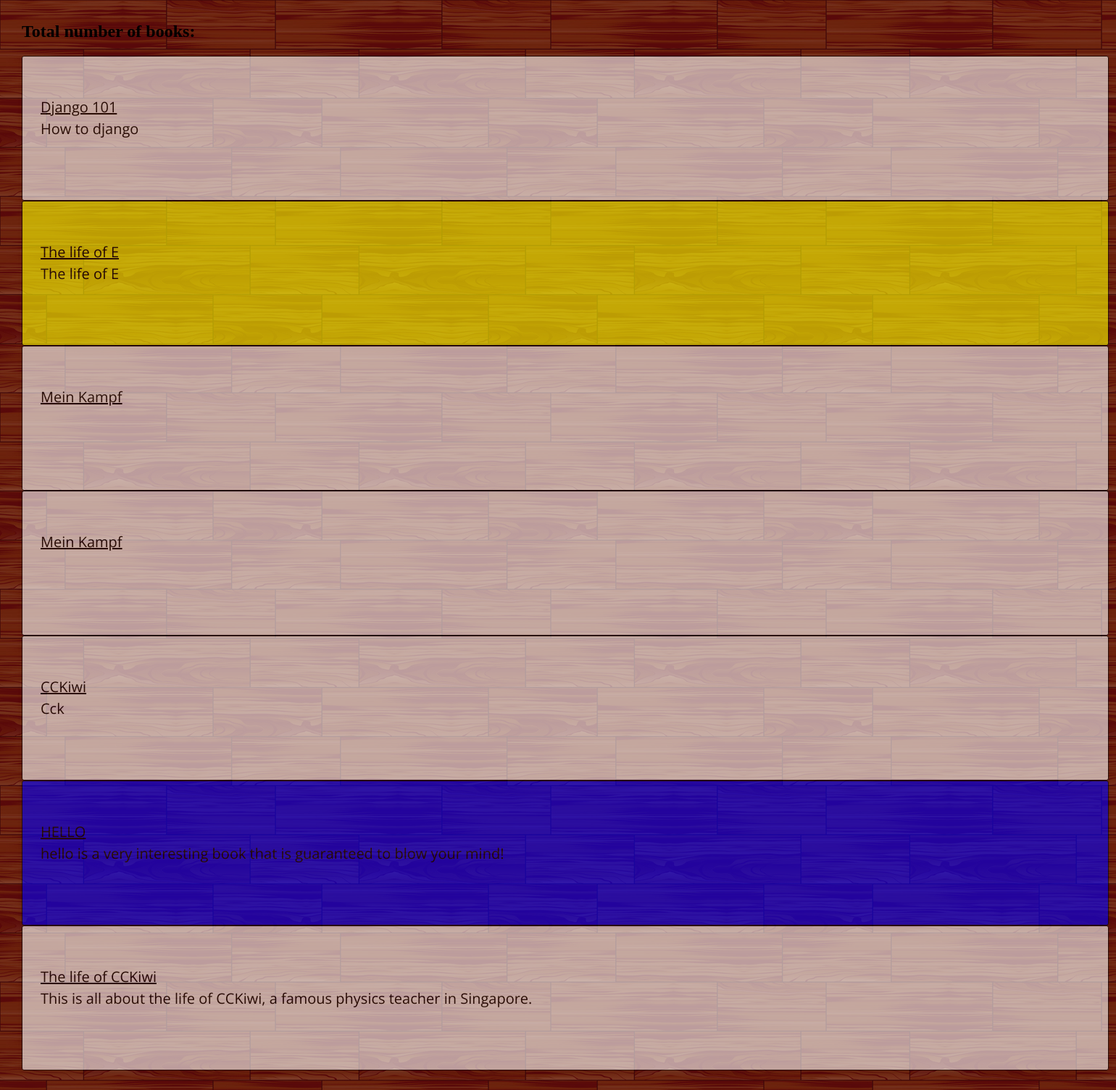
/listall/, run on the app's committed database.
### bookstore/models.py (models this page shows, shortened)
class Book(models.Model):
    user = models.ForeignKey(UserProfile, blank=True, null=True)
    title = models.CharField(max_length=255)
    synopsis = models.TextField(blank=True) #not a required field
    due = models.DateTimeField(null=True, blank=True) #due datetime is optional
    created = models.DateTimeField(auto_now_add=True, auto_now=False, null=True)
    updated = models.DateTimeField(auto_now_add=False, auto_now=True, null=True)
    done = models.BooleanField(default=False)
    color = models.CharField(max_length=50, default="yellow")
    fontcolor = models.CharField(max_length=50, default="black")
    genre = models.ForeignKey('Genre', related_name= "bookstore", null=True, blank=True)
    author = models.ManyToManyField('Author', related_name='bookstore', null=True, blank=True)

### bookstore/templates/bookstore/book_list.html (shortened to what this page needs)
{%load staticfiles%}
<link rel="stylesheet" type="text/css" href="{% static 'bookstore/style.css' %}" />
    <h2>Total number of books: {{total}}</h2>
    {% if object_list  %}
        {% for book in object_list  %}
            <a href={%url 'detail' book.id %}>
            	<div class="bdisplay" style="background:{{book.color}};color:{{book.fontcolor}}">
            <br>
            <u>{{book.title}}</u>
            <br>
            {{book.synopsis}}
      </div>
            </a>
        {% endfor %}
    {% else %}
        <p>No books are available.</p>
    {% endif %}

### bookstore/static/bookstore/style.css (style rules this page uses)
* { box-sizing:border-box; }
.bdisplay { display: block; padding:25px 25px 40px; margin:0 auto 00px auto; width:1500px; height:auto; min-height:200px; font:20px 'Open Sans', sans-serif; line-height:1.5; border-radius:3px; background-color: #ffffff; border: 1px solid black; opacity: 0.6; box-shadow:0 4px 6px rgba(0,0,0,0.1); overflow:hidden; transition:box-shadow 0.5s ease; font-smoothing:subpixel-antialiased; max-width:2400px; }
a:link { text-decoration: None; }

### data on the page
Book: title "Django 101", synopsis "How to django"
Book: title "The life of E", synopsis "The life of E"
Book: title "Mein Kampf"
Book: title "Mein Kampf"
Book: title "CCKiwi", synopsis "Cck"
Book: title "HELLO", synopsis "hello is a very interesting book that is guaranteed to blow your mind!"
Book: title "The life of CCKiwi", synopsis "This is all about the life of CCKiwi, a famous physics teacher in Singapore."
